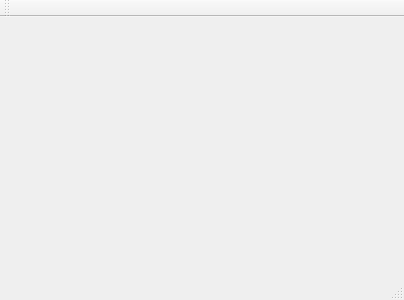
<?xml version="1.0" encoding="UTF-8"?>
<ui version="4.0">
 <class>MainWindow</class>
 <widget class="QMainWindow" name="MainWindow">
  <property name="geometry">
   <rect>
    <x>0</x>
    <y>0</y>
    <width>404</width>
    <height>300</height>
   </rect>
  </property>
  <property name="windowTitle">
   <string>MainWindow</string>
  </property>
  <widget class="QWidget" name="centralWidget"/>
  <widget class="QMenuBar" name="menuBar">
   <property name="geometry">
    <rect>
     <x>0</x>
     <y>0</y>
     <width>404</width>
     <height>21</height>
    </rect>
   </property>
  </widget>
  <widget class="QToolBar" name="mainToolBar">
   <attribute name="toolBarArea">
    <enum>TopToolBarArea</enum>
   </attribute>
   <attribute name="toolBarBreak">
    <bool>false</bool>
   </attribute>
  </widget>
  <widget class="QStatusBar" name="statusBar"/>
 </widget>
 <layoutdefault spacing="6" margin="11"/>
 <resources/>
 <connections/>
</ui>
